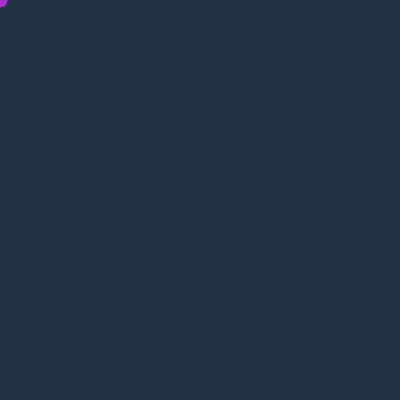
Frame 1 (no input)
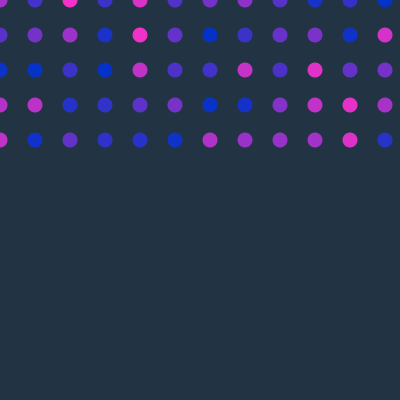
Frame 60 (the mouse pressed at the canvas centre just before this capture)
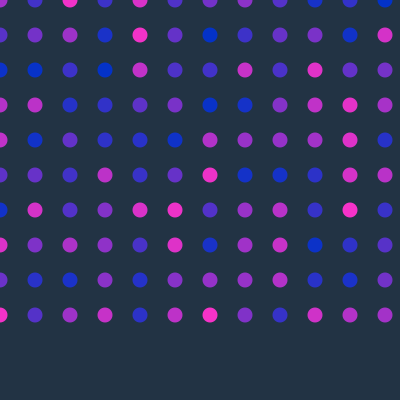
Frame 120 (the mouse held since frame 60 and released just before this capture)

The Processing sketch that drew these frames (run headless with seeded random() and noise(); from frame 60 on, the mouse is pressed at the canvas centre):

// Processing sketch: processing_121648
// ── processing_121648.pde

int i=0, j=0;
int blocksize =15;
void setup(){
  size(400,400);
  background(#223344);
  frameRate(9);
  noStroke();
}
 void draw(){
   do{
     fill(random (0,255),50,200);
     ellipse(i,j,blocksize,blocksize);
     i+=35;
     if(i>height){
       j=j+35;
       i=0;
     }
     if(j>=width){
       i=0;
       j=0;
     }
   } while(0!=0); /*bucle infinit*/
 }
